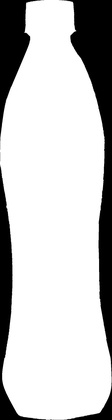
%> input picture FlavWater1.JPG, 112 x 420 px, shrunk from 623 x 2334 before the run; its folder holds only this picture in this run
$ octave --eval "ShapeMeasure;"   (GNU Octave 9; MATLAB toolbox functions it lacks are replaced by stand-ins)
%> lines starting %> are read from the running program, lines starting %| are printed output that depends on the picture; in (x1, y1, x2, y2) boxes, pixels count from 0 and x2, y2 are one past the last pixel; in counts of white or black regions, pixels touching at a corner belong together; the program's own positions count from 1
function ShapeMeasure()
%%%%%%%%%%%%%%%%%%%%%%%%%%%%%%%%%%%%%%%%%%%%%%%%%%%%%%%%%%%%%
%
%  Code for measuring bottle shapes
%
%    Author: Carlos Alberto Arce Lopera
%    Email: caarce@icesi.edu.co
%     Date: 25-04-2013
%
%%%%%%%%%%%%%%%%%%%%%%%%%%%%%%%%%%%%%%%%%%%%%%%%%%%%%%%%%%%%%
%  pkg load image;
 fid = fopen('BottleShapeInfo.csv', 'a');
 fprintf(fid,'%s','Name, Mean,Variance, Skewness, Kurtosis, Centroid X, Centroid Y, Body Height, Body Width, Area, Lid Height, Lid Width');
 fprintf(fid,'%s\n','');
 fclose(fid);
 %load the directory
 D = dir('*.JPG');

for i = 1:numel(D)
    I = imread(D(i).name);
%> I is the input picture: size 420x112 uint8; min 0, max 255, mean 197.2
    GI = im2bw(I);
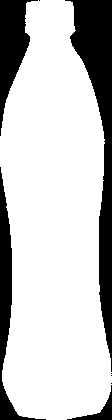
%> GI: size 420x112 logical; 77.4% white; 8 black regions (4 under 20 px)

    %rotation to align all images
    bb1 = regionprops(GI,'BoundingBox','Centroid','Orientation','FilledArea');
%> bb1 = 1 region; box (x1, y1, x2, y2), Centroid, Orientation and FilledArea: (0, 0, 112, 420) [54.9 226.6] -88.75 36416
    % Corrects: if several boundingBoxes are found, picks the last one
    [l,~]=size(bb1);
%> l = 1
    if(l>1)
        max=0;
        ind=0;
        for k=1:1:l
            if(bb1(k).FilledArea>max)
                ind=k;
                max=bb1(k).FilledArea;
            end
        end
        bb1=bb1(ind);
    end
    l=0;
    %   uncomment to check the bounding box defined
    %   figure, imshow(GI), hold on, rectangle('Position', bb1.BoundingBox,'EdgeColor','r', 'LineWidth', 1)
    angle=bb1.Orientation;
%> angle = -88.75
    A=imrotate(GI,(-90+abs(angle)));
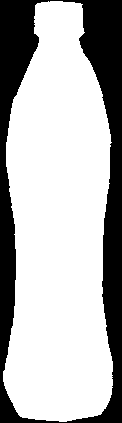
%> A: size 423x122 logical; 70.6% white; 1 black region
    bb2 = regionprops(A,'BoundingBox','Centroid','Orientation','FilledArea');
%> bb2 = 1 region; box (x1, y1, x2, y2), Centroid, Orientation and FilledArea: (3, 1, 113, 422) [59.5 228.1] -90 36412
    % Corrects: if several boundingBoxes are found, picks the last one
    [l,~]=size(bb2);
    if(l>1)
        max=0;
        ind=0;
        for k=1:1:l
            if(bb2(k).FilledArea>max)
                ind=k;
                max=bb2(k).FilledArea;
            end
        end
        bb2=bb2(ind);
    end
    l=0;
    %   uncomment to check the bounding box defined
    %   figure, imshow(A), hold on, rectangle('Position', bb2.BoundingBox,'EdgeColor','r', 'LineWidth', 1)

    % Global measures of bottles

    bbox=vertcat(bb1.BoundingBox);
%> bbox = [0.5 0.5 112 420]
    bboxA=vertcat(bb2.BoundingBox);
%> bboxA = [3.5 1.5 110 421]
    cen=bb2.Centroid;
%> cen = [59.51 228.1]
    farea=bb2.FilledArea;
%> farea = 36412
    xwidth=bboxA(1,3);
%> xwidth = 110
    ywidth=bboxA(1,4);
%> ywidth = 421


    info=imfinfo(D(i).name);
    ancho=info.Width;
    alto=info.Height;

    % Lid and Body separation
    xinicio=uint32(bbox(1,2));
%> xinicio = 1
    xfin=uint32(bbox(1,2)+bbox(1,4));
%> xfin = 421
    minimo=ancho;
    xminimo=0;
    acc=0;

    for x=xinicio+100:xfin-100
        for y=1:ancho
            if GI(x,y)==1
                acc=acc+1;
            end
        end
        if minimo>acc
            minimo=acc;
            xminimo=x;
        end
        acc=0;
    end
%> this loop made 221 passes
%> (minimo, xminimo) on pass 1: (91, 101)
%> after the loop, minimo = 87; xminimo = 249

    lid=GI(1:xminimo,:);
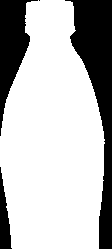
%> lid: size 249x112 logical; 73% white; 4 black regions (1 under 20 px), largest, box (x1, y1, x2, y2) and area: (65, 0, 112, 249) 4709, (0, 0, 38, 136) 2277, (0, 167, 12, 249) 553
%     uncomment to see the lid
%     figure, imshow(lid);
    body=GI(xminimo:alto,:);
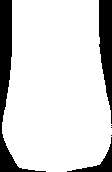
%> body: size 172x112 logical; 83.9% white; 6 black regions (3 under 20 px)
%     uncomment to see the body
%     figure, imshow(body);

    % Measure Body
    bb3 = regionprops(body,'BoundingBox','Centroid','Orientation','FilledArea');
%> bb3 = 1 region; box (x1, y1, x2, y2), Centroid, Orientation and FilledArea: (2, 0, 112, 172) [57.2 87.9] -88.67 16155
    % Corrects: if several boundingBoxes are found, picks the last one
    [l,~]=size(bb3);
    if(l>1)
        max=0;
        ind=0;
        for k=1:1:l
            if(bb3(k).FilledArea>max)
                ind=k;
                max=bb3(k).FilledArea;
            end
        end
        bb3=bb3(ind);
    end
    l=0;
%      uncomment to see the bounding box of the body
%      figure, imshow(body), hold on, rectangle('Position', bb3.BoundingBox,'EdgeColor','r', 'LineWidth', 1)

    bbox1=vertcat(bb3.BoundingBox);
%> bbox1 = [2.5 0.5 110 172]
    xwidthB=bbox1(1,3);
%> xwidthB = 110
    ywidthB=bbox1(1,4);
%> ywidthB = 172
    xi=uint32(bbox(1,1));
%> xi = 1

    % Body transform to distribution
    values=zeros(1,ywidthB);
    for j=1:ywidthB
        A3 = body(j:j, xi:xi+round(xwidthB/2), :);
        bb4 = regionprops(A3,'BoundingBox');
        bbox2=vertcat(bb4.BoundingBox);
        try
        values(j)=bbox2(1,3);
        catch err
        end
    end
%> this loop made 172 passes
%> bbox2 on passes 1 to 3: [12.5 0.5 44 1], [12.5 0.5 44 1], [12.5 0.5 44 1]
%> after the loop, values = 172 values, max 54 at index 123, min 10 at index 172, mean 46.32

%      uncomment to see the region on which the moments are calculated
%      imshow(body(1:ywidthB,xi:xi+round(xwidthB/2),:));

    % Measure Height and Width of Lid
    bb5 = regionprops(lid,'BoundingBox');
%> bb5 = 1 region; box (x1, y1, x2, y2): (0, 0, 105, 249)
    bbox3=vertcat(bb5.BoundingBox);
%> bbox3 = [0.5 0.5 105 249]
    xwidth_Lid=bbox3(1,3);
%> xwidth_Lid = 105
    ywidth_Lid=bbox3(1,4);
%> ywidth_Lid = 249

    [p,n,e] = fileparts(D(i).name);
    C{i,1}= n;
    fileName = strcat(p,n);
    moment1=mean(values);
%> moment1 = 46.32
    moment2=var(values);
%> moment2 = 29.29
    moment3=skewness(values);
%> moment3 = -2.38
    moment4=kurtosis(values);
%> moment4 = 16.37


    fid = fopen('BottleShapeInfo.csv', 'a');
    fprintf(fid,'%s,%6.2f,%6.2f,%6.2f,%6.2f,%6.2f,%6.2f,%6.2f,%6.2f,%6.2f,%d,%d',fileName, moment1,moment2,moment3,moment4, cen(1), cen(2),xwidth,ywidth,farea,ywidth_Lid,xwidth_Lid);
    fprintf(fid,'%s\n','');
    fclose(fid);

end
